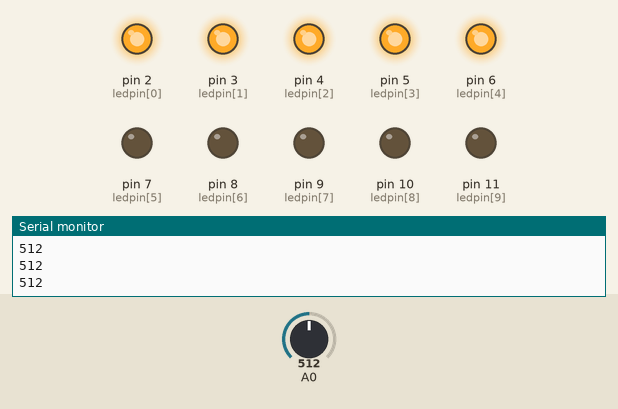
The sketch below on a simulated Arduino Uno, built with avr-gcc and run on an emulated ATmega328P. Shown: output pins drawn as LEDs (lit = HIGH), the last lines printed to the serial monitor. The inputs (shaded band) are chosen by the test bench; at power-on: A0 = 512.

Above: at 1.2 s.
1.3 s: A0 set to 596
2.8 s: A0 set to 626
At 3.9 s:
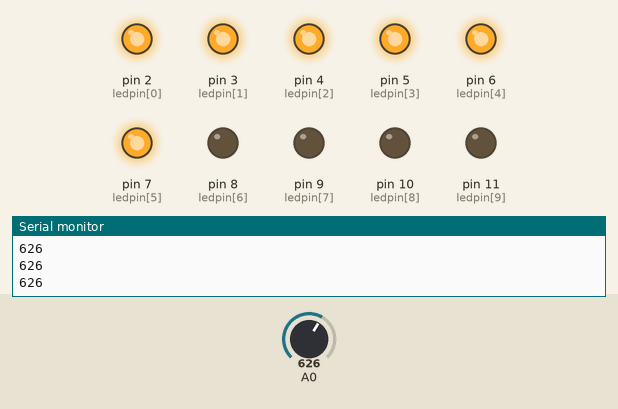
4.3 s: A0 set to 511
At 4.9 s:
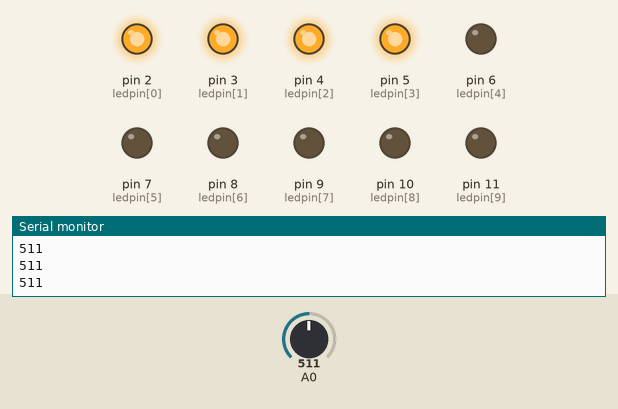
5.8 s: A0 set to 426
7.3 s: A0 set to 392
At 8.5 s:
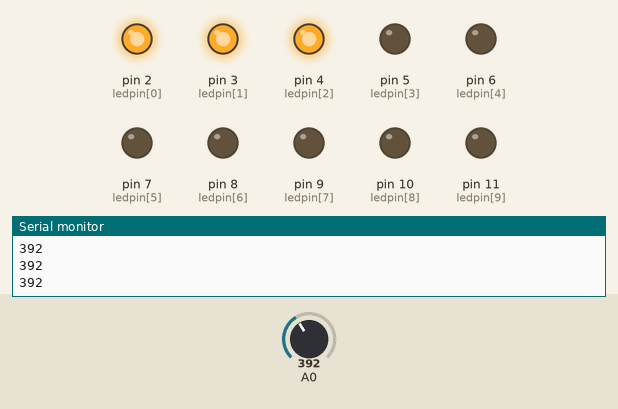
8.8 s: A0 set to 716
At 9.8 s:
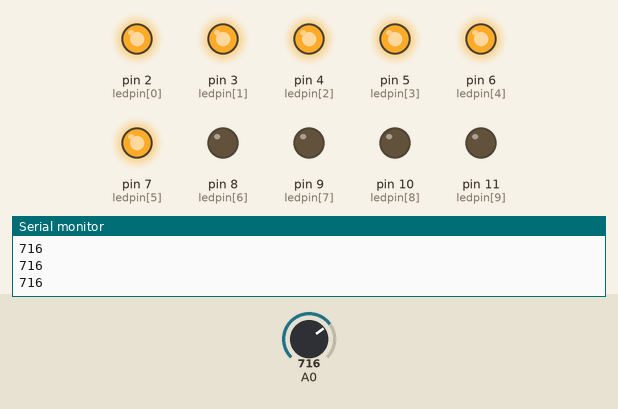
Timing chart, 0 to 11.3 s (numbered marks = the images above; inputs shaded):
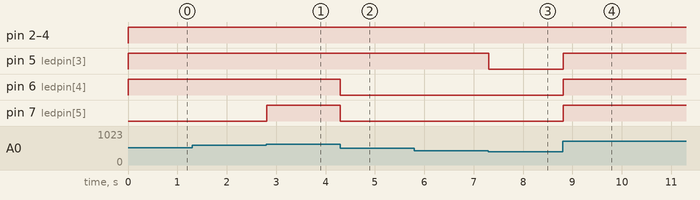

Measured:
- the behaviour switches between 613 and 614 on A0 (found by bisection; images 0 and 1)
- the behaviour switches between 410 and 409 on A0 (found by bisection; images 2 and 3)
- after the input at 2.8 s, pin 7 (ledpin[5]): LOW → HIGH at once
- after the input at 4.3 s, pin 6 (ledpin[4]), pin 7 (ledpin[5]): HIGH → LOW at once
- after the input at 7.3 s, pin 5 (ledpin[3]): HIGH → LOW at once
- after the input at 8.8 s, pin 5 (ledpin[3]), pin 6 (ledpin[4]), pin 7 (ledpin[5]): LOW → HIGH at once

The sketch:

Potentiometer.ino
```cpp
int ledpin[10] = {2,3,4,5,6,7,8,9,10,11};

void setup() {

  Serial.begin(9600);

  // 設定 LED 腳位
  for(int i=0; i<10; i++){
    pinMode(ledpin[i], OUTPUT);
  }
}

void loop() {

  // 讀取可變電阻
  int sensorValue = analogRead(A0);

  // 轉換成 0~10
  int ledBar = map(sensorValue, 0, 1023, 0, 10);

  // 控制 LED
  for(int i=0; i<10; i++){

    if(i < ledBar){
      digitalWrite(ledpin[i], HIGH);
    }
    else{
      digitalWrite(ledpin[i], LOW);
    }
  }
  // 顯示數值
  Serial.println(sensorValue);
  delay(10);
}
```
